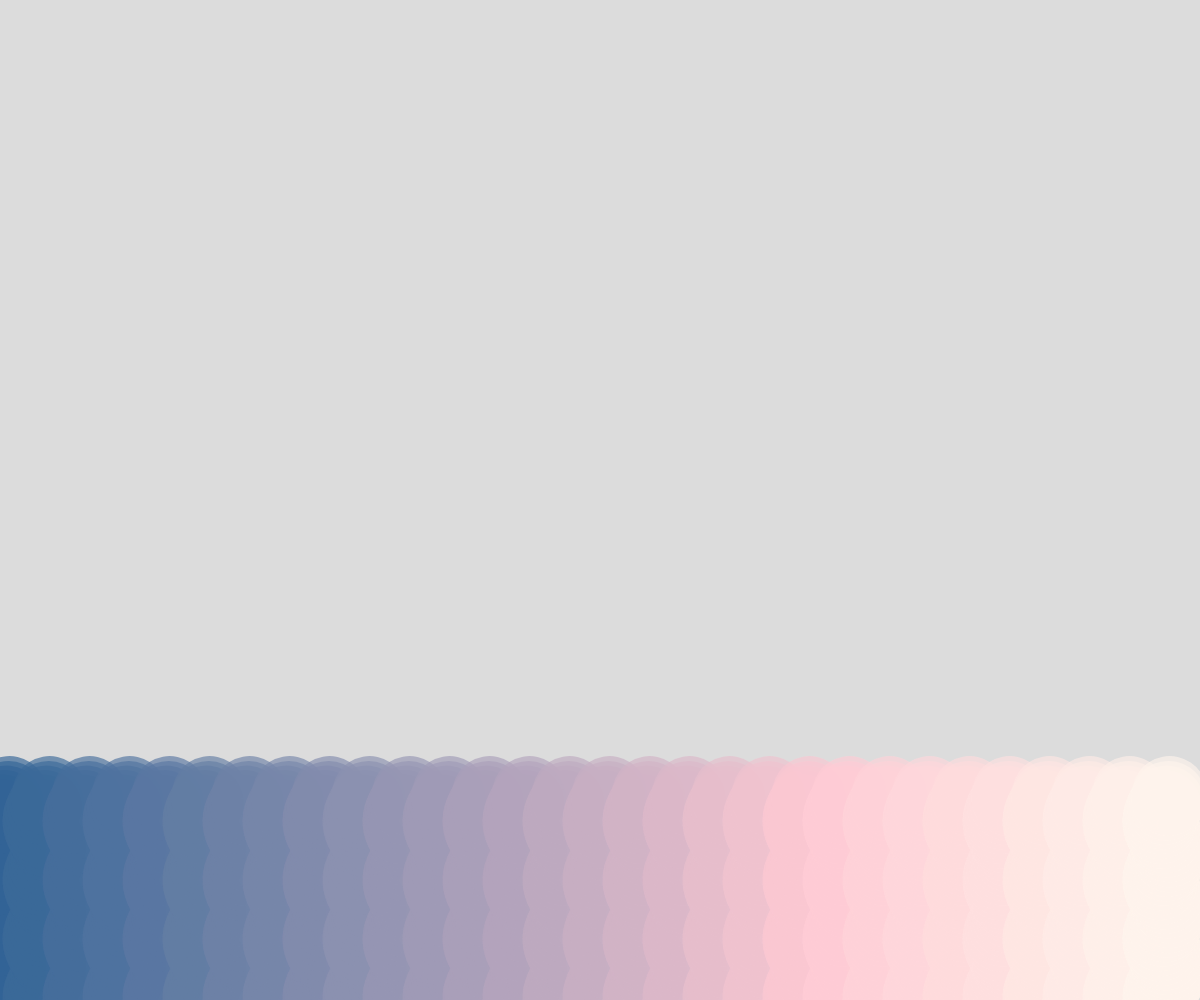
Frame 1 (no input)
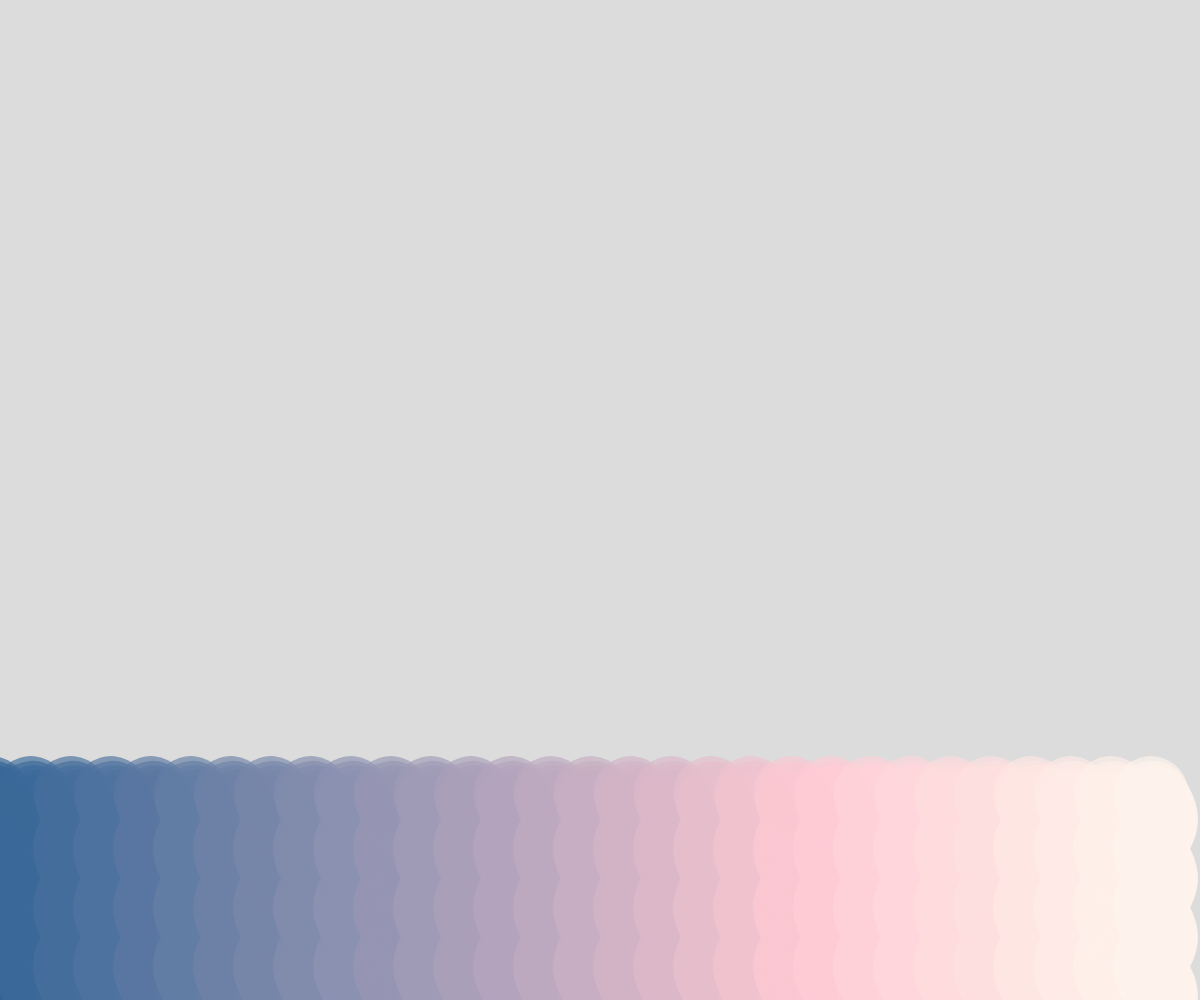
Frame 60 (no input)
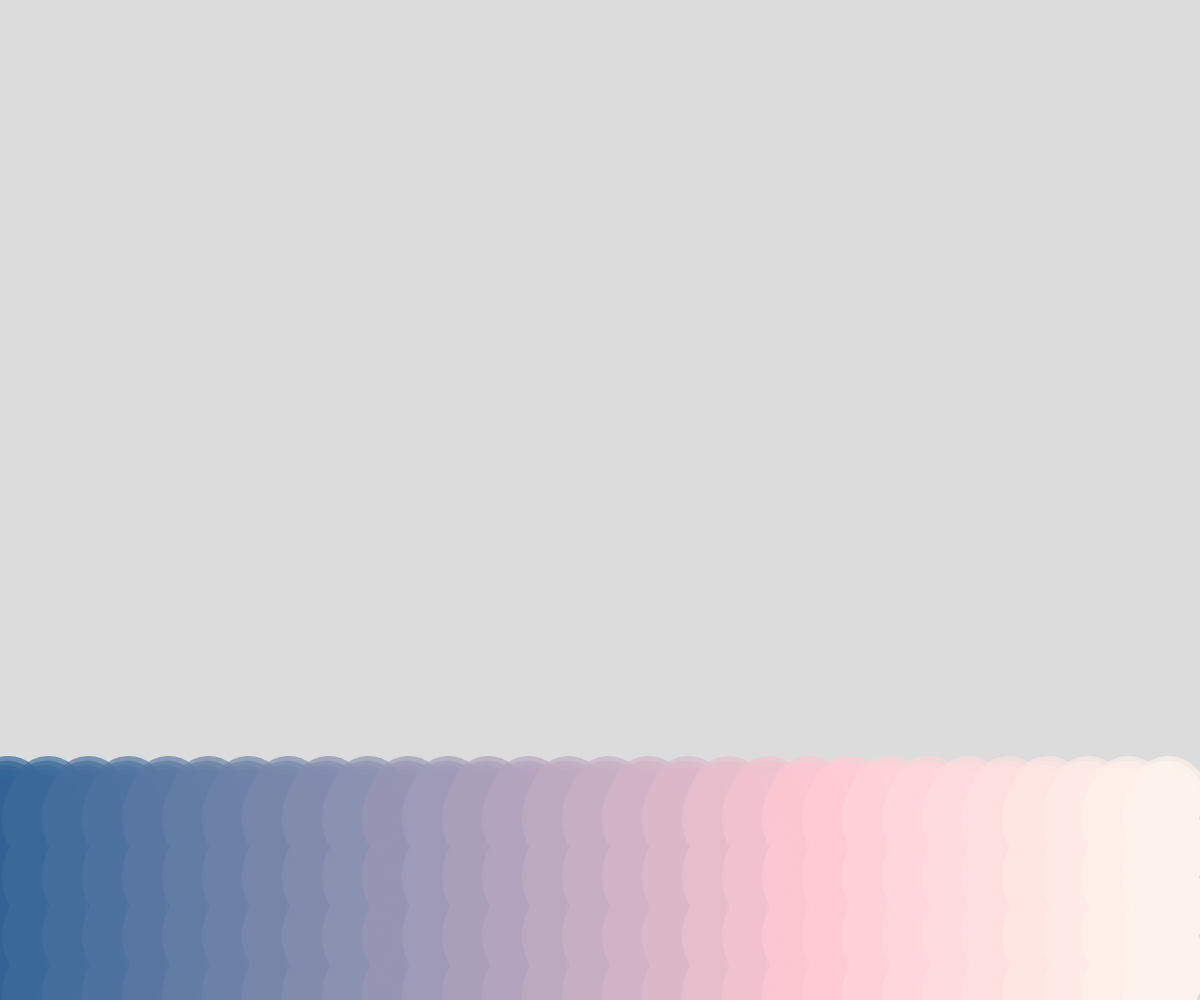
Frame 120 (the mouse pressed at the canvas centre since frame 60)

The p5.js sketch that drew these frames (run headless with seeded random() and noise() and a simulated clock; from frame 60 on, the mouse is pressed at the canvas centre):

// p5.js sketch
// ── sketch.js
function setup() {
  createCanvas(windowWidth, windowHeight);
}

function draw() {
  background(220);
  
  // 設定海草的數量
  let seaweedCount = 30;
  
  // 繪製多條海草
  for (let j = 0; j < seaweedCount; j++) {
    // 計算線條的起始 x 座標
    let x = j * (width / seaweedCount);
    
    // 計算線條的起始 y 座標
    let y = height;
    
    // 設定海草的節點數量
    let segments = 44; // 確保總高度為 220
    
    // 設定每個節點的長度
    let segmentLength = 5; // 每個節點的長度較短，以控制總高度
    
    // 設定顏色，並設置透明度為 65%
    stroke(50 + j * 10, 100 + j * 5, 150 + j * 3, 165); // 透明度 65% 對應 255 * 0.65 = 165
    
    // 設定線條粗細
    strokeWeight(75);
    
    // 繪製從 y 軸開始延伸的搖擺直線
    let totalHeight = 0;
    for (let i = 0; i < segments; i++) {
      // 計算每個節點的擺動
      let angle = sin(frameCount * 0.05 + i * 0.5) * 0.5;
      
      // 計算下一個節點的位置
      let x2 = x + sin(angle) * segmentLength;
      let y2 = y - cos(angle) * segmentLength;
      
      // 繪製節點之間的線條
      line(x, y, x2, y2);
      
      // 更新 x 和 y 座標
      x = x2;
      y = y2;
      
      // 更新總高度
      totalHeight += segmentLength;
      
      // 如果總高度達到 220，則停止繪製
      if (totalHeight >= 220) {
        break;
      }
    }
    
    // 確保海草的總高度為 220
    if (totalHeight < 220) {
      let remainingHeight = 220 - totalHeight;
      let x2 = x;
      let y2 = y - remainingHeight;
      line(x, y, x2, y2);
    }
  }
}
